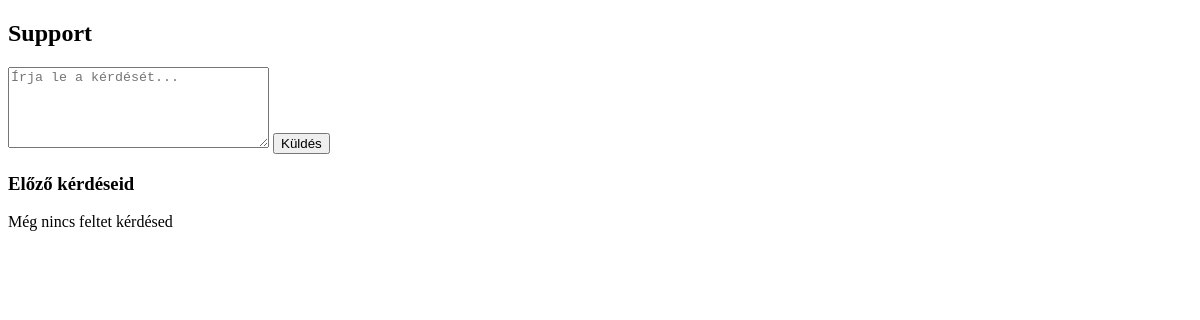
The app's page /support.php, older data.
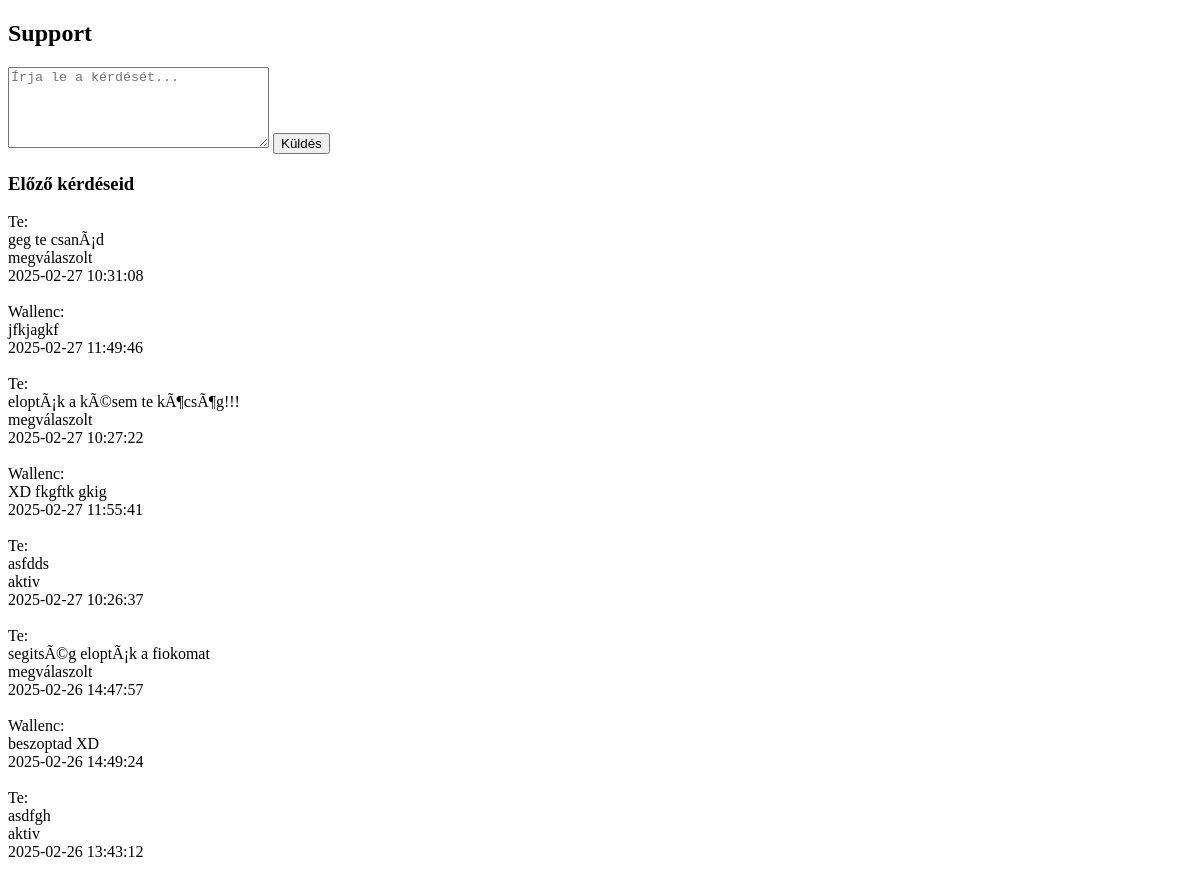
The same page, newer data.
### tables this page shows
CREATE TABLE `support` (
  `supportid` int(11) NOT NULL,
  `uid` int(11) NOT NULL,
  `sszoveg` text NOT NULL,
  `svalasz` text DEFAULT NULL,
  `sstatusz` int(11) NOT NULL,
  `stat` int(11) NOT NULL,
  `sdatum` datetime NOT NULL DEFAULT current_timestamp(),
  `slezar` datetime DEFAULT NULL
);

### support.php (the view, shortened to what this page needs)
<?php
    include("kapcsolat.php");
    $kerdesek = mysqli_query($adb , "SELECT * FROM support ORDER BY sdatum DESC");
?>
<!DOCTYPE html>
<html lang="en">
<head>
</head>
<body>
    <div id="tartalom">
        <h2>Support</h2>
        <div class="writing-section">
            <form action="support_handler.php" target="kisablak" method="post">
                <textarea name="supportMessage" id="supportMessage" placeholder="Írja le a kérdését..." rows="5" cols="30"></textarea>
                <input type="submit" value="Küldés">
            </form>
        </div>
        <div class="answer-section">
        <h3>Előző kérdéseid</h3>
        <?php
            if ($kerdesek) {
                if (mysqli_num_rows($kerdesek) > 0) {
                    while ($kerdes = mysqli_fetch_array($kerdesek, MYSQLI_ASSOC)) {
                        if ($kerdes['sstatusz'] == 1) {
                            $stat = "aktiv";
                            echo "<div class='support-card'>";
                                echo "<div class='username'>Te:</div>";
                                echo "<div class='question'>" . htmlspecialchars($kerdes['sszoveg']) . "</div>";
                                echo "<div class='status'>" . htmlspecialchars($stat) . "</div>";
                                echo "<div class='time'>" . htmlspecialchars($kerdes['sdatum']) . "</div>";
                            echo "</div>";
                        }else {
                            $stat = "megválaszolt";
                            echo "<div class='support-card'>";
                                echo "<div class='username'>Te:</div>";
                                echo "<div class='question'>" . htmlspecialchars($kerdes['sszoveg']) . "</div>";
                                echo "<div class='status'>" . htmlspecialchars($stat) . "</div>";
                                echo "<div class='time'>" . htmlspecialchars($kerdes['sdatum']) . "</div>";
                                echo "<br>";
                                echo "<div class='username'>Wallenc:</div>";
                                echo "<div class='answer'>" . htmlspecialchars($kerdes['svalasz']) . "</div>";
                                echo "<div class='ctime'>" . htmlspecialchars($kerdes['slezar']) . "</div>";
                            echo "</div>";
                        }
                        echo "<br>";
                    }
                }else {
                    echo 'Még nincs feltet kérdésed';
                }
            }else {
                echo 'Valami félre ment a adatbázisban';
            }
        ?>
        </div>
    </div>
</body>
</html>

Row changes from the older to the newer data that the page shows:
added support: sszoveg "geg te csanÃ¡d", sstatusz "megválaszolt", sdatum "2025-02-27 10:31:08", svalasz "jfkjagkf", slezar "2025-02-27 11:49:46"
added support: sszoveg "eloptÃ¡k a kÃ©sem te kÃ¶csÃ¶g!!!", sstatusz "megválaszolt", sdatum "2025-02-27 10:27:22", svalasz "XD fkgftk gkig", slezar "2025-02-27 11:55:41"
added support: sszoveg "asfdds", sstatusz "aktiv", sdatum "2025-02-27 10:26:37"
added support: sszoveg "segitsÃ©g eloptÃ¡k a fiokomat", sstatusz "megválaszolt", sdatum "2025-02-26 14:47:57", svalasz "beszoptad XD", slezar "2025-02-26 14:49:24"
added support: sszoveg "asdfgh", sstatusz "aktiv", sdatum "2025-02-26 13:43:12"
Text that changed along with them:
text no longer shown: "Még nincs feltet kérdésed"
